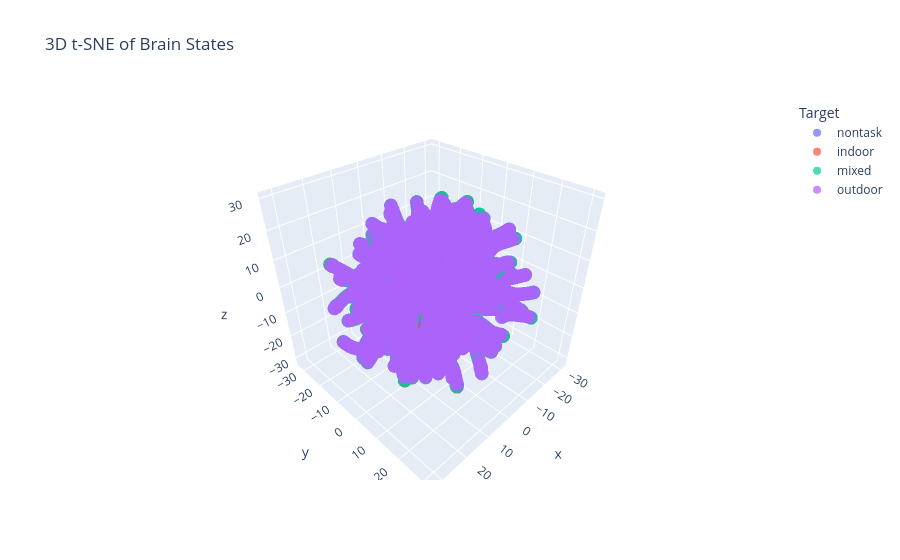

The notebook cell this image was saved under:
### Code cell
tsne_df['Target'] = fdf['target']
fig.show(renderer="iframe")
fig = px.scatter_3d(tsne_df, x='x', y='y', z='z', color='Target', opacity=0.7, size_max=5, title="3D t-SNE of Brain States")
fig.show()

### Figure 1 — Plotly figure (JSON) as saved in the notebook; plotly's stock layout.template omitted (floating-point values rounded to 4 significant figures; data arrays with more than 128 entries replaced by an {"elided": "..."} marker saying what was removed)
{"data": [{"hovertemplate": "Target=nontask<br>x=%{x}<br>y=%{y}<br>z=%{z}<extra></extra>", "legendgroup": "nontask", "marker": {"color": "#636efa", "opacity": 0.7, "symbol": "circle"}, "mode": "markers", "name": "nontask", "scene": "scene", "showlegend": true, "type": "scatter3d", "x": {"elided": "1324 float values"}, "y": {"elided": "1324 float values"}, "z": {"elided": "1324 float values"}}, {"hovertemplate": "Target=indoor<br>x=%{x}<br>y=%{y}<br>z=%{z}<extra></extra>", "legendgroup": "indoor", "marker": {"color": "#EF553B", "opacity": 0.7, "symbol": "circle"}, "mode": "markers", "name": "indoor", "scene": "scene", "showlegend": true, "type": "scatter3d", "x": {"elided": "3145 float values"}, "y": {"elided": "3145 float values"}, "z": {"elided": "3145 float values"}}, {"hovertemplate": "Target=mixed<br>x=%{x}<br>y=%{y}<br>z=%{z}<extra></extra>", "legendgroup": "mixed", "marker": {"color": "#00cc96", "opacity": 0.7, "symbol": "circle"}, "mode": "markers", "name": "mixed", "scene": "scene", "showlegend": true, "type": "scatter3d", "x": {"elided": "4250 float values"}, "y": {"elided": "4250 float values"}, "z": {"elided": "4250 float values"}}, {"hovertemplate": "Target=outdoor<br>x=%{x}<br>y=%{y}<br>z=%{z}<extra></extra>", "legendgroup": "outdoor", "marker": {"color": "#ab63fa", "opacity": 0.7, "symbol": "circle"}, "mode": "markers", "name": "outdoor", "scene": "scene", "showlegend": true, "type": "scatter3d", "x": {"elided": "3018 float values"}, "y": {"elided": "3018 float values"}, "z": {"elided": "3018 float values"}}], "layout": {"legend": {"title": {"text": "Target"}, "tracegroupgap": 0}, "scene": {"domain": {"x": [0, 1], "y": [0, 1]}, "xaxis": {"title": {"text": "x"}}, "yaxis": {"title": {"text": "y"}}, "zaxis": {"title": {"text": "z"}}}, "title": {"text": "3D t-SNE of Brain States"}}}
